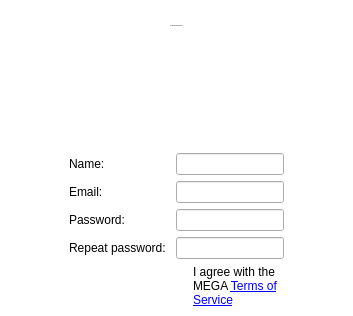
     <widget class="QWidget" name="pNewAccount">
      <property name="styleSheet">
       <string notr="true">background: transparent;</string>
      </property>
      <layout class="QVBoxLayout" name="verticalLayout_8">
       <property name="spacing">
        <number>6</number>
       </property>
       <property name="leftMargin">
        <number>60</number>
       </property>
       <property name="topMargin">
        <number>25</number>
       </property>
       <property name="rightMargin">
        <number>60</number>
       </property>
       <property name="bottomMargin">
        <number>9</number>
       </property>
       <item>
        <widget class="QLabel" name="lCreateAccount">
         <property name="font">
          <font>
           <pointsize>-1</pointsize>
           <weight>50</weight>
           <italic>false</italic>
           <bold>false</bold>
          </font>
         </property>
         <property name="styleSheet">
          <string notr="true"/>
         </property>
         <property name="text">
          <string>Create a new MEGA account</string>
         </property>
         <property name="alignment">
          <set>Qt::AlignCenter</set>
         </property>
        </widget>
       </item>
       <item>
        <widget class="QWidget" name="wCreateAccountForm" native="true">
         <property name="styleSheet">
          <string notr="true"/>
         </property>
         <layout class="QFormLayout" name="formLayout_3">
          <property name="fieldGrowthPolicy">
           <enum>QFormLayout::ExpandingFieldsGrow</enum>
          </property>
          <property name="rowWrapPolicy">
           <enum>QFormLayout::DontWrapRows</enum>
          </property>
          <property name="labelAlignment">
           <set>Qt::AlignLeading|Qt::AlignLeft|Qt::AlignVCenter</set>
          </property>
          <property name="horizontalSpacing">
           <number>10</number>
          </property>
          <property name="verticalSpacing">
           <number>6</number>
          </property>
          <property name="leftMargin">
           <number>9</number>
          </property>
          <property name="topMargin">
           <number>120</number>
          </property>
          <property name="rightMargin">
           <number>9</number>
          </property>
          <property name="bottomMargin">
           <number>0</number>
          </property>
          <item row="0" column="0">
           <widget class="QLabel" name="lName">
            <property name="sizePolicy">
             <sizepolicy hsizetype="MinimumExpanding" vsizetype="Preferred">
              <horstretch>0</horstretch>
              <verstretch>0</verstretch>
             </sizepolicy>
            </property>
            <property name="text">
             <string>Name:</string>
            </property>
           </widget>
          </item>
          <item row="0" column="1">
           <widget class="QLineEdit" name="eName">
            <property name="styleSheet">
             <string notr="true">background: none;</string>
            </property>
           </widget>
          </item>
          <item row="1" column="0">
           <widget class="QLabel" name="lEmail">
            <property name="text">
             <string>Email:</string>
            </property>
           </widget>
          </item>
          <item row="1" column="1">
           <widget class="QLineEdit" name="eEmail">
            <property name="styleSheet">
             <string notr="true">background: none;</string>
            </property>
           </widget>
          </item>
          <item row="2" column="0">
           <widget class="QLabel" name="lPassword">
            <property name="text">
             <string>Password:</string>
            </property>
           </widget>
          </item>
          <item row="2" column="1">
           <widget class="QLineEdit" name="ePassword">
            <property name="styleSheet">
             <string notr="true">background: none;</string>
            </property>
            <property name="echoMode">
             <enum>QLineEdit::Password</enum>
            </property>
           </widget>
          </item>
          <item row="3" column="0">
           <widget class="QLabel" name="lRepeatPassword">
            <property name="text">
             <string>Repeat password:</string>
            </property>
           </widget>
          </item>
          <item row="3" column="1">
           <widget class="QLineEdit" name="eRepeatPassword">
            <property name="styleSheet">
             <string notr="true">background: none;</string>
            </property>
            <property name="echoMode">
             <enum>QLineEdit::Password</enum>
            </property>
           </widget>
          </item>
          <item row="4" column="1">
           <widget class="QWidget" name="widget_4" native="true">
            <layout class="QHBoxLayout" name="horizontalLayout_4" stretch="0,1">
             <property name="spacing">
              <number>3</number>
             </property>
             <property name="leftMargin">
              <number>0</number>
             </property>
             <property name="topMargin">
              <number>0</number>
             </property>
             <property name="rightMargin">
              <number>0</number>
             </property>
             <property name="bottomMargin">
              <number>0</number>
             </property>
             <item>
              <widget class="QCheckBox" name="cAgreeWithTerms">
               <property name="sizePolicy">
                <sizepolicy hsizetype="Preferred" vsizetype="Preferred">
                 <horstretch>0</horstretch>
                 <verstretch>0</verstretch>
                </sizepolicy>
               </property>
               <property name="maximumSize">
                <size>
                 <width>18</width>
                 <height>16777215</height>
                </size>
               </property>
               <property name="styleSheet">
                <string notr="true"/>
               </property>
               <property name="text">
                <string/>
               </property>
              </widget>
             </item>
             <item>
              <widget class="QLabel" name="lTermsLink">
               <property name="styleSheet">
                <string notr="true"/>
               </property>
               <property name="text">
                <string>I agree with the MEGA &lt;a href=&quot;https://mega.co.nz/#terms&quot;&gt;Terms of Service&lt;/a&gt;</string>
               </property>
               <property name="textFormat">
                <enum>Qt::RichText</enum>
               </property>
               <property name="wordWrap">
                <bool>true</bool>
               </property>
               <property name="openExternalLinks">
                <bool>true</bool>
               </property>
              </widget>
             </item>
            </layout>
           </widget>
          </item>
         </layout>
        </widget>
       </item>
      </layout>
     </widget>
